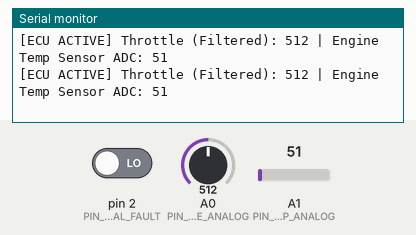
This sketch was run on a simulated Arduino Uno, built with avr-gcc and run on an emulated ATmega328P. Shown: the last lines printed to the serial monitor. The test bench sets the inputs (shaded band); at power-on: A1 (PIN_TEMP_ANALOG) = 51, pin 2 (PIN_CRITICAL_FAULT) LOW, A0 (PIN_THROTTLE_ANALOG) = 512.

Above: at 2.2 s.
2.3 s: A1 (PIN_TEMP_ANALOG) set to 22
At 2.38 s:
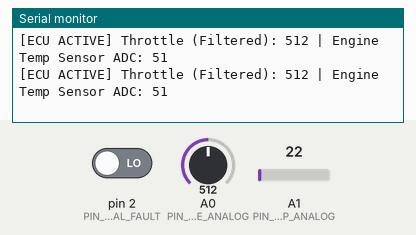
3.8 s: A1 (PIN_TEMP_ANALOG) set to 18
At 5.1 s:
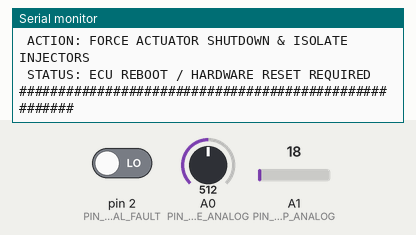
Timing chart, 0 to 6.8 s (numbered marks = the images above; inputs shaded):
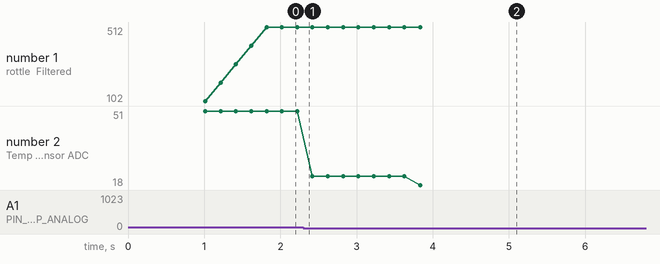

Measured:
- the behaviour switches between 20 and 19 on A1 (PIN_TEMP_ANALOG) (found by bisection; images 1 and 2)
- after the input at 3.8 s, the serial monitor: prints a new line at once (image 2)
- plotted number 2: 51 → 22 after the input at 2.3 s, 22 → 18 after the input at 3.8 s

The sketch:

sketch.ino
```cpp
/**
 * @file Automotive_ECU_Monitor.ino
 * @brief Mission-Critical Automotive ECU Signal Integrity & Fail-Safe Controller
 * @details Implements a real-time signal processing array (Moving Average Filter),
 *          hardware-interrupt fault injection handling, and out-of-bounds containment.
 */

#include <Arduino.h>

// Hardware Pin Constraints
const int PIN_THROTTLE_ANALOG = A0;   // Analog Input: Throttle Position Sensor (TPS)
const int PIN_TEMP_ANALOG     = A1;   // Analog Input: Engine Coolant Temperature (ECT)
const int PIN_CRITICAL_FAULT  = 2;    // Digital Input: External Hardware Interrupt Line

// Digital Signal Processing (DSP) Variables
const int FILTER_WINDOW_SIZE = 5;
int throttleSamples[FILTER_WINDOW_SIZE] = {0};
int sampleIndex = 0;

// Mission-Critical System Flags (Declared volatile because they change inside an ISR)
volatile bool emergencyTripActive = false;

void emergencyFaultISR() {
  // HARDWARE INTERRUPT SERVICE ROUTINE (ISR)
  // Executes instantly at the silicon level when a circuit fault is detected
  emergencyTripActive = true;
}

void setup() {
  Serial.begin(115200);

  pinMode(PIN_THROTTLE_ANALOG, INPUT);
  pinMode(PIN_TEMP_ANALOG, INPUT);

  // Configure Interrupt pin with internal pull-up resistor
  pinMode(PIN_CRITICAL_FAULT, INPUT_PULLUP);

  // Bind physical wire falling edges directly to the Interrupt Service Routine
  attachInterrupt(digitalPinToInterrupt(PIN_CRITICAL_FAULT), emergencyFaultISR, FALLING);

  Serial.println(F("======================================================"));
  Serial.println(F(" AUTOMOTIVE ECU SYSTEM SAFETY BOOT SEQUENCE           "));
  Serial.println(F(" STATUS: MONITORING PERIPHERAL REGISTER BUSSES       "));
  Serial.println(F("======================================================"));
  delay(1000);
}

void loop() {
  // CRITICAL FAIL-SAFE EVALUATION FIRST (0-Latency Execution Path)
  if (emergencyTripActive) {
    executeEmergencyContainment();
    return; // Freeze and isolate all normal system operations
  }

  // 1. SIGNAL ACQUISITION & DIGITAL FILTERING (DSP)
  int rawThrottleRead = analogRead(PIN_THROTTLE_ANALOG);

  // Apply a Rolling Average Filter to smooth out high-frequency circuit noise
  throttleSamples[sampleIndex] = rawThrottleRead;
  sampleIndex = (sampleIndex + 1) % FILTER_WINDOW_SIZE;

  long sampleSum = 0;
  for (int i = 0; i < FILTER_WINDOW_SIZE; i++) {
    sampleSum += throttleSamples[i];
  }
  int filteredThrottle = sampleSum / FILTER_WINDOW_SIZE;

  // 2. PARAMETRIC VALIDATION (Checking sensor health boundaries)
  int rawTempRead = analogRead(PIN_TEMP_ANALOG);

  // Diagnostic Validation: Check for out-of-bounds (Short circuit or open sensor wire)
  if (rawTempRead > 1000 || rawTempRead < 20) {
    Serial.println(F("[DIAGNOSTIC ALERT]: Sensor open/short circuit trace detected on A1!"));
    emergencyTripActive = true; // Trigger internal fail-safe software trip
  }

  // 3. NORMAL OPERATION TRANSMISSION (UART Log)
  Serial.print(F("[ECU ACTIVE] Throttle (Filtered): "));
  Serial.print(filteredThrottle);
  Serial.print(F(" | Engine Temp Sensor ADC: "));
  Serial.println(rawTempRead);

  delay(200); // 5Hz Telemetry Loop
}

void executeEmergencyContainment() {
  // EMERGENCY SAFE MODE STATE
  // Overrides throttle output completely to protect engine components
  Serial.println(F("\n######################################################"));
  Serial.println(F(" !!! [CRITICAL FAULT EVENT DETECTED: SYSTEM TRIPPED] !!!"));
  Serial.println(F(" ACTION: FORCE ACTUATOR SHUTDOWN & ISOLATE INJECTORS  "));
  Serial.println(F(" STATUS: ECU REBOOT / HARDWARE RESET REQUIRED         "));
  Serial.println(F("######################################################"));

  while (true) {
    // Infinite safety trap holding the hardware in a safe state until an engineer resets it
    delay(1000);
  }
}
```
